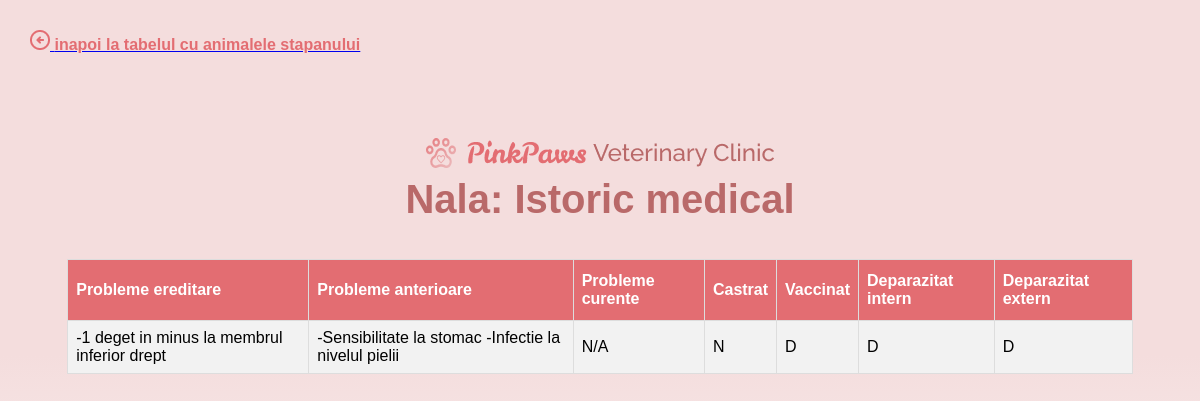
Page /Proiect_BD_Cabinet_Veterinar/admin_stapani3.php?id_i=6 (signed in) on the committed database.
### tables this page shows
CREATE TABLE `pacienti` (
  `id_pacient` int(11) NOT NULL,
  `id_stapan` int(11) NOT NULL,
  `numep` varchar(50) NOT NULL,
  `specie` varchar(50) NOT NULL,
  `rasa` varchar(50) NOT NULL,
  `data_nasterii` date NOT NULL,
  `sex` char(1) NOT NULL,
  `greutate` float NOT NULL
);

CREATE TABLE `istoric_medical` (
  `id_istoric` int(11) NOT NULL,
  `id_pacient` int(11) NOT NULL,
  `probleme_ereditare` varchar(200) DEFAULT NULL,
  `probleme_anterioare` varchar(200) DEFAULT NULL,
  `probleme_curente` varchar(200) DEFAULT NULL,
  `castrat` char(1) NOT NULL,
  `vaccinat` char(1) NOT NULL,
  `deparazitat_intern` char(1) NOT NULL,
  `deparazitat_extern` char(1) NOT NULL
);

### Proiect_BD_Cabinet_Veterinar/admin_stapani3.php (the view, shortened to what this page needs)
<?php
	include("connection.php");
	$query = "select * from PACIENTI where id_pacient = '$_GET[id_i]' limit 1";
	$result = mysqli_query($con, $query);
	$pacient = mysqli_fetch_assoc($result);
	$query = "select id_stapan from PACIENTI where id_pacient = '$_GET[id_i]' limit 1";
	$result = mysqli_query($con, $query);
	$id_s = mysqli_fetch_assoc($result);
?>
<!DOCTYPE html>
<html>
<head>
<link rel="stylesheet" href="my_style.css">
</head>
<body class="bkg2">
<poz_sageata><?php echo "<a href='admin_stapani2.php?id_s=" . $id_s['id_stapan'] . "'>"?><img src="img\sageata.png" alt="sageata"><text_inapoi_la> inapoi la tabelul cu animalele stapanului</text_inapoi_la></a></poz_sageata>
<br><br><br><br><br><br><br>
<center><img src="img\titlu1.png" alt="logo clinica"></center>
<center><titlu_homepage><?php echo $pacient['numep']?>: Istoric medical</titlu_homepage></center>
<br><br>
<center><table id="customers">
        <thead>
			<tr>
				<th>Probleme ereditare</th>
				<th>Probleme anterioare</th>
				<th>Probleme curente</th>
				<th>Castrat</th>
				<th>Vaccinat</th>
				<th>Deparazitat intern</th>
				<th>Deparazitat extern</th>
			</tr>
		</thead>
        <tbody>
            <?php
			$id = $pacient['id_pacient'];
			$sql1 = "SELECT probleme_ereditare, probleme_anterioare, probleme_curente, castrat, vaccinat, deparazitat_intern, deparazitat_extern
					FROM istoric_medical I inner join pacienti P on I.id_pacient = P.id_pacient
					WHERE P.id_pacient = '$id'";
			$result = $con->query($sql1);
			while($row = $result->fetch_assoc()) {
                echo "<tr>
                    <td>" . $row["probleme_ereditare"] . "</td>
                    <td>" . $row["probleme_anterioare"] . "</td>
                    <td>" . $row["probleme_curente"] . "</td>
                    <td>" . $row["castrat"] . "</td>
                    <td>" . $row["vaccinat"] . "</td>
                    <td>" . $row["deparazitat_intern"] . "</td>
					<td>" . $row["deparazitat_extern"] . "</td>
                </tr>";
			}
            ?>
        </tbody>
    </table></center>
<br><br><br><br><br><br><br><br><br><br><br><br><br><br><br><br><br><br><br><br><br><br>
</body>
</html>

### Proiect_BD_Cabinet_Veterinar/my_style.css (style rules this page uses)
#customers { font-family: Raleway, sans-serif; border-collapse: collapse; width: 90%; }
#customers td, #customers th { border: 1px solid #ddd; padding: 8px; }
#customers tr:nth-child(odd) { background-color: #f2f2f2; }
#customers th { padding-top: 12px; padding-bottom: 12px; text-align: left; background-color: #E36D72; color: white; }
.bkg2 { background: linear-gradient(180deg, #F4DDDD 45.66%, #FFFFFF 100%); }
titlu_homepage { font-family: 'Raleway', sans-serif; font-style: normal; font-weight: 700; font-size: 40px; line-height: 47px; text-align: center; color: #B96969; }
text_inapoi_la { font-family: 'Raleway', sans-serif; font-style: normal; font-weight: 600; font-size: 16px; line-height: 19px; color: #E36D72; }
poz_sageata { position: absolute; left: 30px; top: 30px; }

### rows in the picture
pacienti: numep "Nala"
istoric_medical: probleme_ereditare "-1 deget in minus la membrul inferior drept", probleme_anterioare "-Sensibilitate la stomac -Infectie la nivelul pielii", probleme_curente "N/A", castrat "N", vaccinat "D", deparazitat_intern "D", deparazitat_extern "D"
